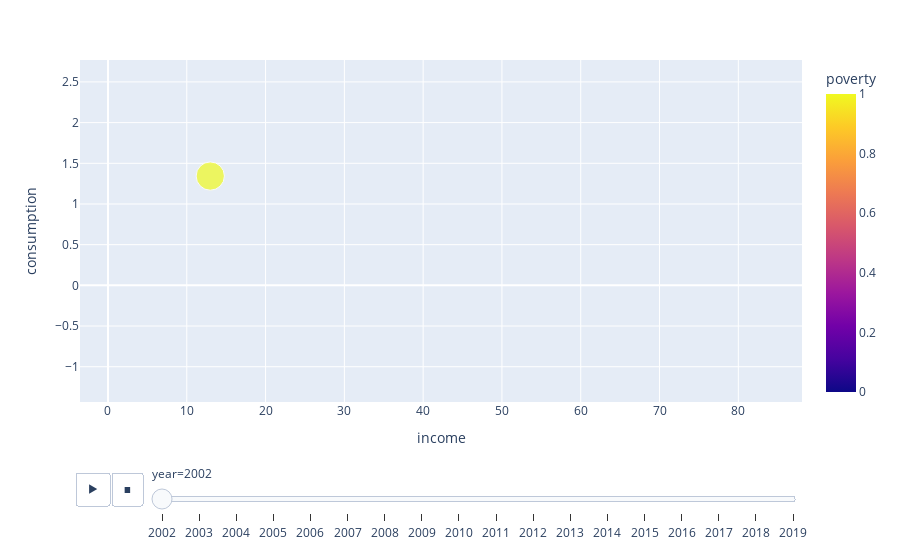

Notebook code for this chart:
### Markdown cell above
- Plotly is a little advanced, but it is very powerful. 
- You can even create easy animations with it (albeit mileage may vary)

### Code cell
px.scatter(hh_panel, x="income", y="consumption", animation_frame="year", animation_group="hhid",
           size="poverty", hover_name="hhid", color='poverty')

### Figure 1 — Plotly figure (JSON) as saved in the notebook; plotly's stock layout.template omitted (floating-point values rounded to 4 significant figures)
{"data": [{"hovertemplate": "<b>%{hovertext}</b><br><br>year=2002<br>income=%{x}<br>consumption=%{y}<br>poverty=%{marker.color}<extra></extra>", "hovertext": [0, 1, 2, 3, 4, 5, 6, 7, 8, 9], "ids": [0, 1, 2, 3, 4, 5, 6, 7, 8, 9], "legendgroup": "", "marker": {"color": [0, 0, 0, 0, 0, 0, 0, 1, 0, 0], "coloraxis": "coloraxis", "size": [0, 0, 0, 0, 0, 0, 0, 1, 0, 0], "sizemode": "area", "sizeref": 0.0025, "symbol": "circle"}, "mode": "markers", "name": "", "orientation": "v", "showlegend": false, "type": "scatter", "x": [25.18, 83.12, 58.49, 3.303, 1.411, 45.83, 35.54, 12.98, 18.19, 1.8], "xaxis": "x", "y": [-0.7464, 1.318, -0.4767, 0.3571, -1.187, 1.166, 2.522, 1.343, 0.4444, 1.499], "yaxis": "y"}], "layout": {"coloraxis": {"colorbar": {"title": {"text": "poverty"}}, "colorscale": [[0, "#0d0887"], [0.1111, "#46039f"], [0.2222, "#7201a8"], [0.3333, "#9c179e"], [0.4444, "#bd3786"], [0.5556, "#d8576b"], [0.6667, "#ed7953"], [0.7778, "#fb9f3a"], [0.8889, "#fdca26"], [1, "#f0f921"]]}, "legend": {"itemsizing": "constant", "tracegroupgap": 0}, "margin": {"t": 60}, "sliders": [{"active": 0, "currentvalue": {"prefix": "year="}, "len": 0.9, "pad": {"b": 10, "t": 60}, "steps": [{"args": [["2002"], {"frame": {"duration": 0, "redraw": false}, "fromcurrent": true, "mode": "immediate", "transition": {"duration": 0, "easing": "linear"}}], "label": "2002", "method": "animate"}, {"args": [["2003"], {"frame": {"duration": 0, "redraw": false}, "fromcurrent": true, "mode": "immediate", "transition": {"duration": 0, "easing": "linear"}}], "label": "2003", "method": "animate"}, {"args": [["2004"], {"frame": {"duration": 0, "redraw": false}, "fromcurrent": true, "mode": "immediate", "transition": {"duration": 0, "easing": "linear"}}], "label": "2004", "method": "animate"}, {"args": [["2005"], {"frame": {"duration": 0, "redraw": false}, "fromcurrent": true, "mode": "immediate", "transition": {"duration": 0, "easing": "linear"}}], "label": "2005", "method": "animate"}, {"args": [["2006"], {"frame": {"duration": 0, "redraw": false}, "fromcurrent": true, "mode": "immediate", "transition": {"duration": 0, "easing": "linear"}}], "label": "2006", "method": "animate"}, {"args": [["2007"], {"frame": {"duration": 0, "redraw": false}, "fromcurrent": true, "mode": "immediate", "transition": {"duration": 0, "easing": "linear"}}], "label": "2007", "method": "animate"}, {"args": [["2008"], {"frame": {"duration": 0, "redraw": false}, "fromcurrent": true, "mode": "immediate", "transition": {"duration": 0, "easing": "linear"}}], "label": "2008", "method": "animate"}, {"args": [["2009"], {"frame": {"duration": 0, "redraw": false}, "fromcurrent": true, "mode": "immediate", "transition": {"duration": 0, "easing": "linear"}}], "label": "2009", "method": "animate"}, {"args": [["2010"], {"frame": {"duration": 0, "redraw": false}, "fromcurrent": true, "mode": "immediate", "transition": {"duration": 0, "easing": "linear"}}], "label": "2010", "method": "animate"}, {"args": [["2011"], {"frame": {"duration": 0, "redraw": false}, "fromcurrent": true, "mode": "immediate", "transition": {"duration": 0, "easing": "linear"}}], "label": "2011", "method": "animate"}, {"args": [["2012"], {"frame": {"duration": 0, "redraw": false}, "fromcurrent": true, "mode": "immediate", "transition": {"duration": 0, "easing": "linear"}}], "label": "2012", "method": "animate"}, {"args": [["2013"], {"frame": {"duration": 0, "redraw": false}, "fromcurrent": true, "mode": "immediate", "transition": {"duration": 0, "easing": "linear"}}], "label": "2013", "method": "animate"}, {"args": [["2014"], {"frame": {"duration": 0, "redraw": false}, "fromcurrent": true, "mode": "immediate", "transition": {"duration": 0, "easing": "linear"}}], "label": "2014", "method": "animate"}, {"args": [["2015"], {"frame": {"duration": 0, "redraw": false}, "fromcurrent": true, "mode": "immediate", "transition": {"duration": 0, "easing": "linear"}}], "label": "2015", "method": "animate"}, {"args": [["2016"], {"frame": {"duration": 0, "redraw": false}, "fromcurrent": true, "mode": "immediate", "transition": {"duration": 0, "easing": "linear"}}], "label": "2016", "method": "animate"}, {"args": [["2017"], {"frame": {"duration": 0, "redraw": false}, "fromcurrent": true, "mode": "immediate", "transition": {"duration": 0, "easing": "linear"}}], "label": "2017", "method": "animate"}, {"args": [["2018"], {"frame": {"duration": 0, "redraw": false}, "fromcurrent": true, "mode": "immediate", "transition": {"duration": 0, "easing": "linear"}}], "label": "2018", "method": "animate"}, {"args": [["2019"], {"frame": {"duration": 0, "redraw": false}, "fromcurrent": true, "mode": "immediate", "transition": {"duration": 0, "easing": "linear"}}], "label": "2019", "method": "animate"}], "x": 0.1, "xanchor": "left", "y": 0, "yanchor": "top"}], "updatemenus": [{"buttons": [{"args": [null, {"frame": {"duration": 500, "redraw": false}, "fromcurrent": true, "mode": "immediate", "transition": {"duration": 500, "easing": "linear"}}], "label": "&#9654;", "method": "animate"}, {"args": [[null], {"frame": {"duration": 0, "redraw": false}, "fromcurrent": true, "mode": "immediate", "transition": {"duration": 0, "easing": "linear"}}], "label": "&#9724;", "method": "animate"}], "direction": "left", "pad": {"r": 10, "t": 70}, "showactive": false, "type": "buttons", "x": 0.1, "xanchor": "right", "y": 0, "yanchor": "top"}], "xaxis": {"anchor": "y", "domain": [0, 1], "title": {"text": "income"}}, "yaxis": {"anchor": "x", "domain": [0, 1], "title": {"text": "consumption"}}}}
